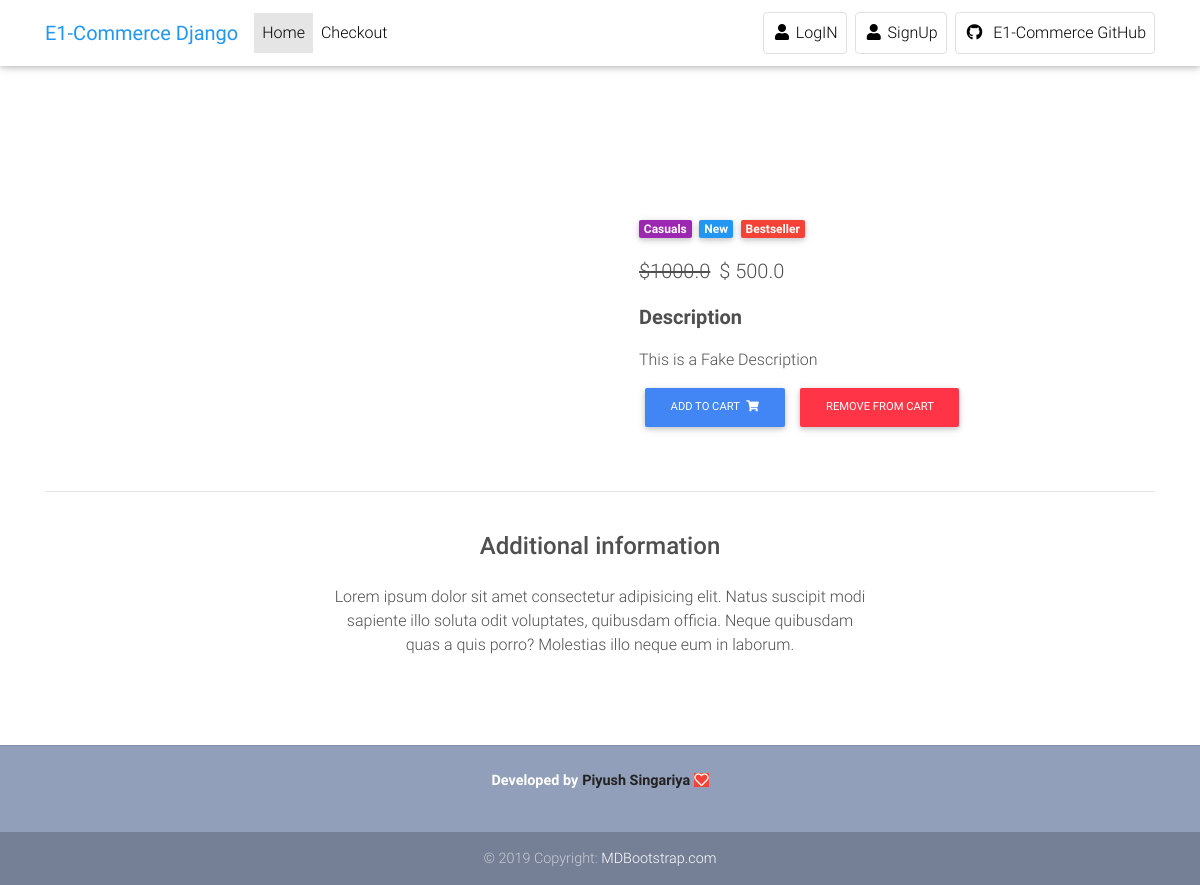
The app's page /product/test-product-1/ with its own data.
### core/models.py (models this page shows, shortened)
class Item(models.Model):
    title = models.CharField(max_length=300)
    image = models.ImageField(default="default.jpg")
    price = models.FloatField()
    discount_price = models.FloatField(blank=True, null=True)
    category = models.CharField(choices=CATEGORY_CHOICE, max_length=2)
    label = models.CharField(choices=Label_CHOICES, max_length=1)
    slug = models.SlugField()
    description = models.TextField(default="This is a Fake Description")
    bestseller = models.BooleanField(default=False)
    isNewItem = models.BooleanField(default=True)
    def get_add_to_cart_url(self):
        return reverse("core:add-to-cart", kwargs={
            'slug': self.slug
        })
    def get_remove_from_cart_url(self):
        return reverse("core:remove-from-cart", kwargs={
            'slug': self.slug
        })

### core/views.py (the view)
# urls.py: path('product/<slug>/', ItemDetailView.as_view(), name="product"),
class ItemDetailView(DetailView):
    model = Item
    template_name = "product.html"

### templates/product.html (shortened to what this page needs)
{% extends 'base.html' %}
{% load static %}
{% block content %}
  <main class="mt-5 pt-4">
    <div class="container dark-grey-text mt-5">
      <div class="row wow fadeIn">
        <div class="col-md-6 mb-4">
        </div>
        <div class="col-md-6 mb-4">
          <div class="p-4">
            <div class="mb-3">
              <a href="">
                <span class="badge purple mr-1">{{ object.get_category_display }}</span>
              </a>
            {% if item.isNewItem %}
              <a href="">
                <span class="badge blue mr-1">New</span>
              </a>
            {% endif %}
            {% if item.bestseller %}
              <a href="">
                <span class="badge red mr-1">Bestseller</span>
              </a>
            {% endif %}
            </div>
            <p class="lead">
              <span class="mr-1">
              {% if item.discount_price %}
                <del>${{item.price}}</del>
              {% endif %}
              </span>
              <span>$
                  {% if item.discount_price %}
                    {{ item.discount_price }}
                    {% else %}
                    {{ item.price }}
                    {% endif %}</span>
            </p>
            <p class="lead font-weight-bold">Description</p>
            <p>{{item.description}}</p>
              <a href="{{ item.get_add_to_cart_url }}" class="btn btn-primary btn-md my-0 p">Add to cart
                <i class="fas fa-shopping-cart ml-1"></i>
              </a>
              <a href="{{ item.get_remove_from_cart_url }}" class="btn btn-danger btn-md my-0 p">Remove from Cart
              </a>
          </div>
        </div>
      </div>
      <hr>
      <div class="row d-flex justify-content-center wow fadeIn">
        <div class="col-md-6 text-center">
          <h4 class="my-4 h4">Additional information</h4>
          <p>Lorem ipsum dolor sit amet consectetur adipisicing elit. Natus suscipit modi sapiente illo soluta odit
            voluptates,
            quibusdam officia. Neque quibusdam quas a quis porro? Molestias illo neque eum in laborum.</p>
        </div>
      </div>
      <div class="row wow fadeIn">
        <div class="col-lg-4 col-md-12 mb-4">
        </div>
        <div class="col-lg-4 col-md-6 mb-4">
        </div>
        <div class="col-lg-4 col-md-6 mb-4">
        </div>
      </div>
    </div>
  </main>
{% endblock content %}

### templates/head.html (style rules this page uses)
html, body, header, .carousel { height: 60vh; }

### records on screen
Item: category "Casuals", price "1000.0", discount_price "500.0", description "This is a Fake Description"
